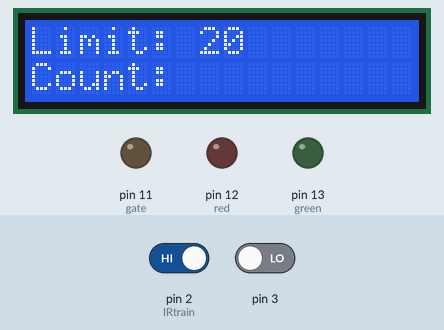
A sketch run on a simulated Arduino Uno, built with avr-gcc and run on an emulated ATmega328P. On the bench: 16×2 character LCD, output pins drawn as LEDs (lit = HIGH). Inputs (shaded band) come from the test bench; at power-on: pin 2 (IRtrain) HIGH, pin 3 LOW. What the sketch prints to the serial monitor is not drawn.

Above: at 1.2 s.
1.3 s: pin 2 (IRtrain) driven LOW
At 1.6 s:
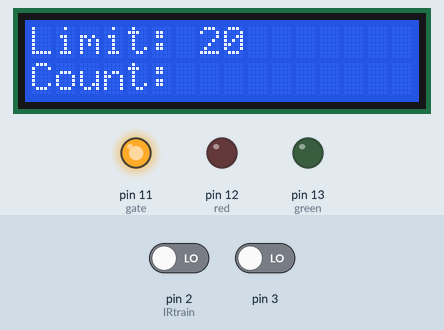
At 3.5 s:
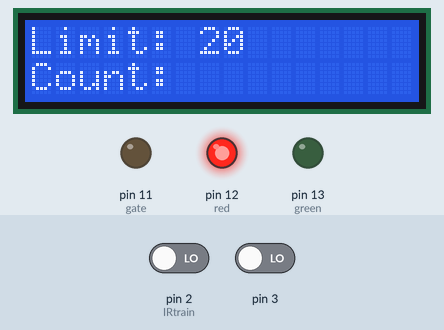
3.8 s: pin 3 driven HIGH
At 4.5 s:
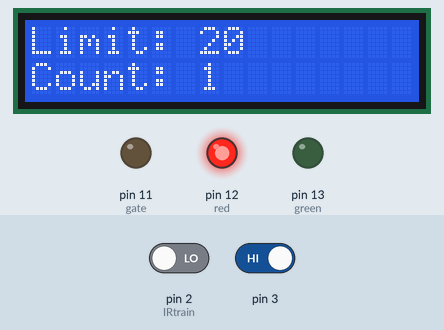
6.8 s: pin 2 (IRtrain) driven LOW
Timing chart, 0 to 9.8 s (numbered marks = the images above; inputs shaded):
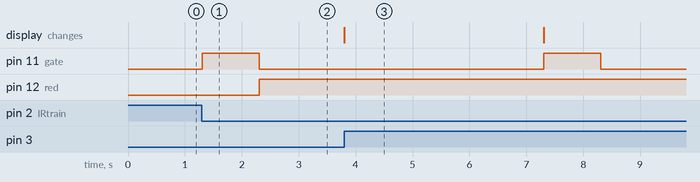

Measured:
- after the input at 1.3 s, pin 11 (gate): LOW → HIGH at once, → LOW 1.0 s later; pin 12 (red): LOW → HIGH after 1.0 s
- after the input at 3.8 s, the display: changes at once (image 3)

The sketch:

auto_train_edit.ino
```cpp
#include<LiquidCrystal.h>  //include LCD library
LiquidCrystal LCD(9,8,7,6,5,4);
int gate  = 11;
int IRtrain = 2;
int IRpass = 3;
int red = 12;
int green = 13;
int x,y,count;

void setup() {
  // put your setup code here, to run once:
LCD.begin(16,2);
LCD.setCursor(0,0);
LCD.print("Limit: 20");
Serial.begin(9600);
pinMode(gate,OUTPUT);
pinMode(IRtrain,INPUT);
pinMode(red,OUTPUT);
pinMode(green,OUTPUT);
LCD.setCursor(0,1);
LCD.print("Count: ");
}

void loop() {

//attachInterrupt(digitalPinToInterrupt(2), motor ,CHANGE);
attachInterrupt(digitalPinToInterrupt(3), travel ,RISING);

 IRtrain = digitalRead(2);
 Serial.println(IRtrain);
 IRpass = digitalRead(3);
 //Serial.println(IRpass);


if(IRtrain==0)   {
  x=1;
  LCD.setCursor(7,1);
  LCD.print("    ");
  count = 0;
  digitalWrite(gate,HIGH);
  delay(1000);
  digitalWrite(gate,LOW);
  digitalWrite(green,LOW);
  digitalWrite(red,HIGH);
  delay(5000);
 }

if(count>20) {
  x=0;
  LCD.setCursor(7,1);
  LCD.print("full");
  digitalWrite(gate,HIGH);
  delay(1000);
  digitalWrite(gate,LOW);
  digitalWrite(red,LOW);
  digitalWrite(green,HIGH);
  }
}

void motor() {
    if(x==1) {
    digitalWrite(gate,HIGH);
    }
 }

void travel() {
     if(count<=20) {
     count++;
     Serial.print("passenger ");
     Serial.println(count);
     LCD.setCursor(7,1);
     LCD.print(count);
    }
  }
//}


/*  LCD.setCursor(9,0);
  LCD.print("lcd print");
  delay(500);

  LCD.setCursor(11,1);
//  LCD.print(analogRead(A1));
  delay(500);

  LCD.setCursor(9,0);
  LCD.print("   ");
  LCD.setCursor(11,1);
  LCD.print("   ");
  delay(100);

  for(int i=255;i<=0;i--)
  analogWrite(train,i);
  delay(20);
  }
  */
```
